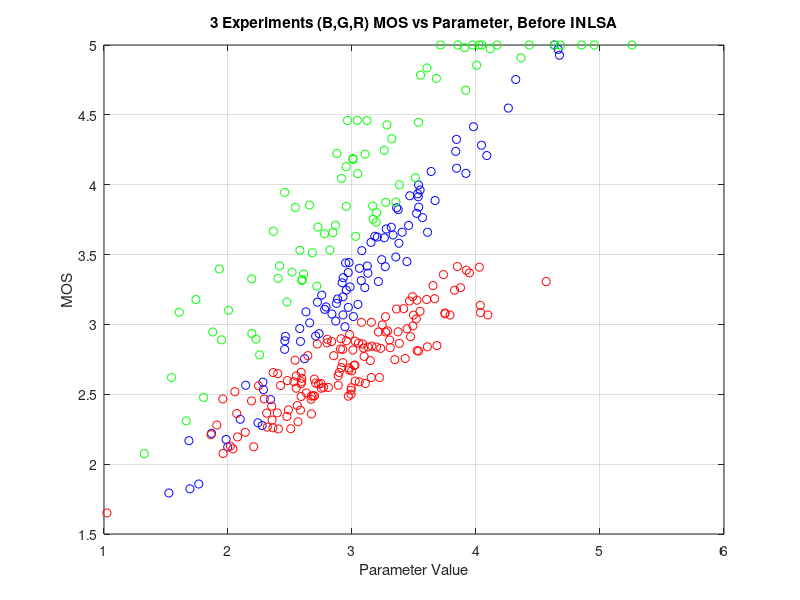

MATLAB code for this plot: (Note: this script raises an error after producing the figure.)
%Demo showing the use of INLSA.m with made-up data.
randn('state',0);
rand('state',0);

error_ratio=1;  %can be used to allocate arror between MOS and parameters
norm_set=1;     
%experiment 1 is the reference and will not be adjusted
%can change this to 2 or 3 and see what happens
%use the experiment that you trust most as the reference

%Experiment 1
nclips=91;
scale_exp1=[1 5]';
cost_exp1=ones(nclips,1);
par_exp1=.7*randn(nclips,1)+3;  %create random parameter values
MOS_exp1=par_exp1+rand(nclips,1)/2;%create MOS values that are 
%correlated to those random parameter values 
MOS_exp1=min(5,MOS_exp1); %limt MOS values to the proper range
MOS_exp1=max(1,MOS_exp1);

%Experiment 2
nclips=77;
scale_exp2=[1 5]';
cost_exp2=ones(nclips,1);
par_exp2=.8*randn(nclips,1)+3;
MOS_exp2=par_exp2+.5+rand(nclips,1);
MOS_exp2=min(5,MOS_exp2);
MOS_exp2=max(1,MOS_exp2);

%Experiment 3
nclips=140;
scale_exp3=[1 5]';
cost_exp3=ones(nclips,1);
par_exp3=.6*randn(nclips,1)+3;
MOS_exp3=.5*par_exp3+1+rand(nclips,1)/2;
MOS_exp3=min(5,MOS_exp3);
MOS_exp3=max(1,MOS_exp3);

figure(1)
plot(par_exp1,MOS_exp1,'ob')
hold on
plot(par_exp2,MOS_exp2,'og')
plot(par_exp3,MOS_exp3,'or')
grid
hold off
xlabel('Parameter Value')
ylabel('MOS')
title('3 Experiments (B,G,R) MOS vs Parameter, Before INLSA')

[rhosq,W,BA,MOS_HAT,MOS_TILDA] = inlsa(error_ratio,norm_set, ...
    scale_exp1,cost_exp1,MOS_exp1,par_exp1,...
    scale_exp2,cost_exp2,MOS_exp2,par_exp2,...
    scale_exp3,cost_exp3,MOS_exp3,par_exp3);

W  %paremeter gain and shift
BA %MOS gain and shift for each experiment

figure(2)
plot(par_exp1,MOS_TILDA(1:91),'ob')
hold on
plot(par_exp2,MOS_TILDA(91+1:91+77),'og')
plot(par_exp3,MOS_TILDA(91+77+1:91+77+140),'or')
grid
hold off
xlabel('Parameter Value')
ylabel('Distortion')
title('3 Experiments (B,G,R) Distortion vs Parameter, After INLSA')

figure(3)
plot(par_exp1,5-4*MOS_TILDA(1:91),'ob')
hold on
plot(par_exp2,5-4*MOS_TILDA(91+1:91+77),'og')
plot(par_exp3,5-4*MOS_TILDA(91+77+1:91+77+140),'or')
grid
hold off
xlabel('Parameter Value')
ylabel('MOS')
title('3 Experiments (B,G,R) MOS vs Parameter, After INLSA')

%Note that the gain and shift in BA must be used in the distortion domain,
%not the MOS domain, this section shows how.  The figure will agree with
%figure 3
figure(4)

temp=(5-MOS_exp1)/4; %convert MOS to distortion
temp=BA(1,1)+BA(2,1)*temp; %apply gain and shift produced by INSLA
temp=5-4*temp; %convert distortion to MOS
plot(par_exp1,temp,'ob')
hold on

temp=(5-MOS_exp2)/4; %convert MOS to distortion
temp=BA(1,2)+BA(2,2)*temp; %apply gain and shift produced by INSLA
temp=5-4*temp; %convert distortion to MOS
plot(par_exp2,temp,'og')

temp=(5-MOS_exp3)/4; %convert MOS to distortion
temp=BA(1,3)+BA(2,3)*temp; %apply gain and shift produced by INSLA
temp=5-4*temp; %convert distortion to MOS
plot(par_exp3,temp,'or')

grid
hold off
xlabel('Parameter Value')
ylabel('MOS')
title('Same as Fig 4, but calculated the long way')